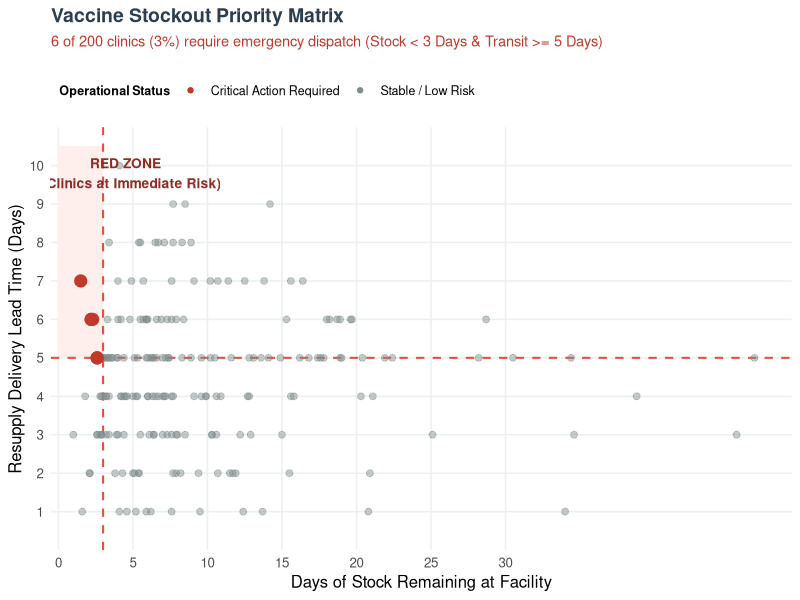

Here is the R script that generated this plot:
## ---- chunk 1
knitr::opts_chunk$set(echo = T,
                      warning = F,
                      message = F)
## ---- chunk 2
library(dplyr)
library(ggplot2)
# Ensure reproducibility
set.seed(42)
## ---- chunk 3
n_clinics <- 200
clean_data <- tibble(
  clinic_id    = paste0("Clinic-", sprintf("%03d", 1:n_clinics)),
  region       = sample(paste("Region", LETTERS[1:4]), n_clinics, replace = TRUE),
  vaccine_type = sample(c("HepB", "BCG", "OPV", "Measles"), n_clinics, replace = TRUE),
  # Realistic operational metrics
  days_of_stock = round(rlnorm(n_clinics, meanlog = 2.0, sdlog = 0.75), 1),
  lead_time_days = sample(1:10, n_clinics, replace = TRUE, prob = c(5, 10, 15, 20, 20, 15, 8, 4, 2, 1))
) %>%
  # Flag the Red Zone: Critical stock (<3 days) paired with high transit delay (>=5 days)
  mutate(
    is_red_zone = if_else(days_of_stock < 3 & lead_time_days >= 5, "Critical Action Required", "Stable / Low Risk"),
    is_red_zone = factor(is_red_zone, levels = c("Critical Action Required", "Stable / Low Risk"))
  )
# Calculate summary metrics for subtitle display
critical_count <- sum(clean_data$is_red_zone == "Critical Action Required")
stockout_risk_pct <- round((critical_count / n_clinics) * 100, 1)
## ---- chunk 4
p_priority <- ggplot(clean_data, aes(x = days_of_stock, y = lead_time_days)) +
  # A. Shaded "Red Zone" background boundary
  geom_rect(
    xmin = 0, xmax = 3,
    ymin = 5, ymax = 10.5,
    fill = "#FDEDEC",
    color = NA,
    alpha = 0.8
  ) +
  # B. Reference Threshold Lines
  geom_vline(xintercept = 3, linetype = "dashed", color = "#E74C3C", linewidth = 0.7) +
  geom_hline(yintercept = 5, linetype = "dashed", color = "#E74C3C", linewidth = 0.7) +
  # C. Scatter Points with High Visual Contrast
  geom_point(
    aes(color = is_red_zone, size = is_red_zone, alpha = is_red_zone)
  ) +
  # D. Direct Point Scale Settings
  scale_color_manual(
    values = c("Critical Action Required" = "#C0392B", "Stable / Low Risk" = "#7F8C8D")
  ) +
  scale_size_manual(
    values = c("Critical Action Required" = 3.8, "Stable / Low Risk" = 2.0)
  ) +
  scale_alpha_manual(
    values = c("Critical Action Required" = 1.0, "Stable / Low Risk" = 0.45)
  ) +
  # E. Annotate the Danger Quadrant Directly
  annotate(
    "text",
    x = 4.5, y = 9.8,
    label = paste0("RED ZONE\n(", critical_count, " Clinics at Immediate Risk)"),
    color = "#922B21",
    fontface = "bold",
    size = 3.5,
    hjust = 0.5
  ) +
  # F. Axis & Scale Configuration
  scale_x_continuous(
    breaks = seq(0, 30, by = 5),
    limits = c(0, max(clean_data$days_of_stock) + 2),
    expand = c(0, 0.5)
  ) +
  scale_y_continuous(
    breaks = seq(1, 10, by = 1),
    limits = c(0.5, 10.5)
  ) +
  # G. Clear, Insight-Led Typography
  labs(
    title = "Vaccine Stockout Priority Matrix",
    subtitle = paste0(
      critical_count, " of ", n_clinics, " clinics (", stockout_risk_pct,
      "%) require emergency dispatch (Stock < 3 Days & Transit >= 5 Days)"
    ),
    x = "Days of Stock Remaining at Facility",
    y = "Resupply Delivery Lead Time (Days)",
    color = "Operational Status"
  ) +
  # H. Clean Theme
  theme_minimal(base_size = 12) +
  theme(
    plot.title = element_text(face = "bold", size = 14, color = "#2C3E50"),
    plot.subtitle = element_text(size = 10.5, color = "#C0392B", margin = margin(b = 14)),
    panel.grid.minor = element_blank(),
    panel.grid.major = element_line(color = "#ECF0F1"),
    legend.position = "top",
    legend.justification = "left",
    legend.title = element_text(face = "bold", size = 9),
    legend.text = element_text(size = 9)
  ) +
  guides(
    size = "none",
    alpha = "none"
  )
# Display the final visualization
print(p_priority)
